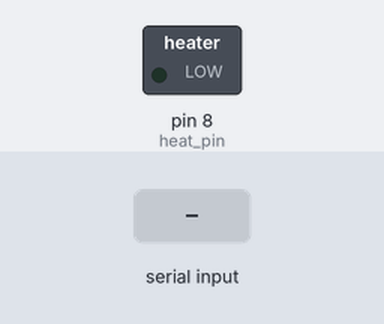
Bench run of a sketch on a simulated Arduino Uno, built with avr-gcc and run on an emulated ATmega328P. Shown: switched loads named in the sketch (green lamp = pin HIGH). The inputs (shaded band) are chosen by the test bench.

Above: at 1.2 s.
1.3 s: "1" received over Serial
At 2.7 s:
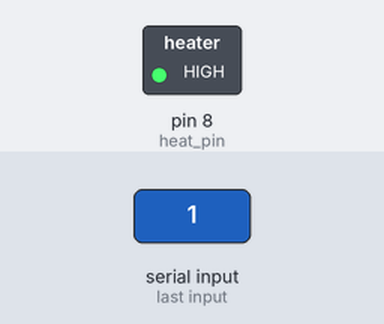
Timing chart, 0 to 32.8 s (numbered marks = the images above; inputs shaded):
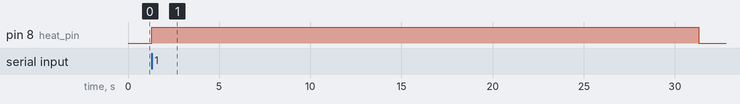

Measured:
- after the input at 1.3 s, pin 8 (heat_pin): LOW → HIGH at once, → LOW 30.0 s later

The sketch:

Heater_Unit.ino
```cpp
#define heat_pin 8

bool heater_bool = false;

void setup() {
  // put your setup code here, to run once:
  pinMode(heat_pin,OUTPUT); // 온열기
  Serial.begin(9600);
}

void heater()
{
  digitalWrite(heat_pin,HIGH);
  delay(30000);
  digitalWrite(heat_pin,LOW);
}

void loop() {
  // put your main code here, to run repeatedly:
  while(!Serial.available()){}
  int signal = Serial.read();
  switch(signal)
  {
    case '5':
      Serial.write('9');
      break;

    case '1':
      heater();
      break;
  }

}
```
